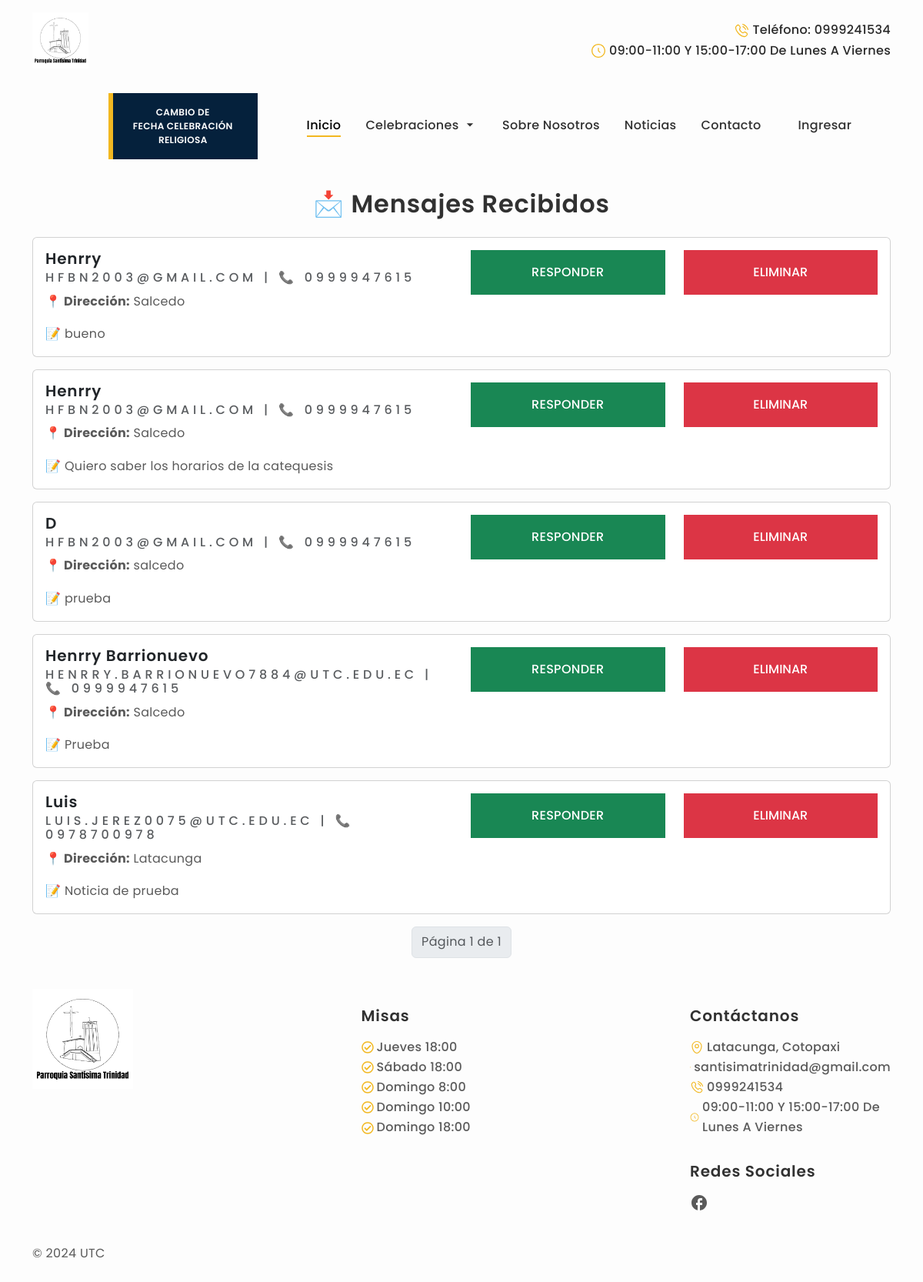
Page /mensajes/ on the earlier database version.
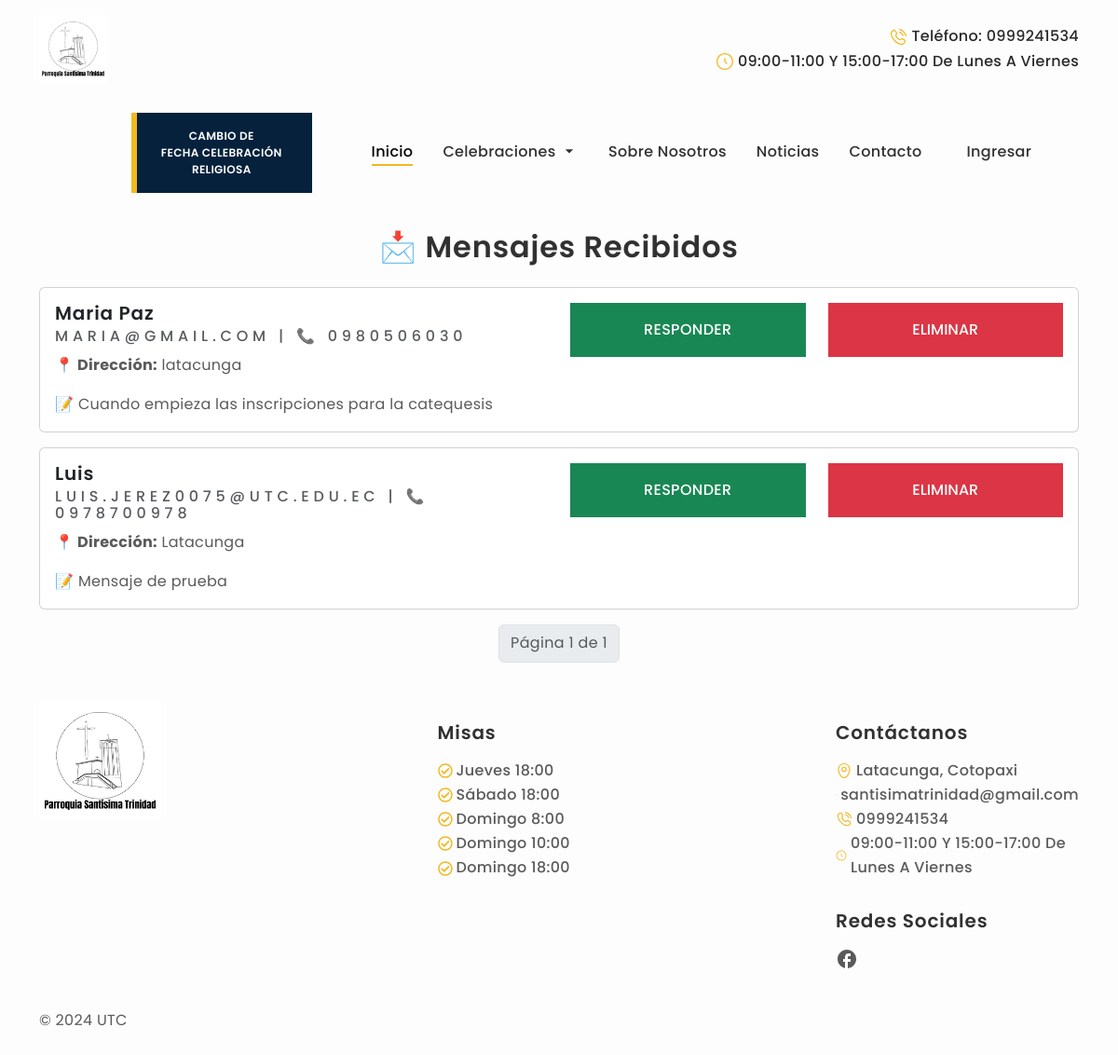
Same page on the later database version.
### Apps/web/models.py (models this page shows, shortened)
class Mensaje(models.Model):
    id = models.AutoField(primary_key=True)
    name = models.CharField(max_length=200)
    email = models.EmailField()
    phone = models.CharField(max_length=10)
    address = models.TextField()
    message = models.TextField()

### Apps/web/views.py (the view)
# urls.py: path('mensajes/', views.mensajes),
def mensajes(request):
    mensajes = Mensaje.objects.all().order_by('-id')
    paginator = Paginator(mensajes, 5)
    page_number = request.GET.get('page')
    page_obj = paginator.get_page(page_number)
    return render(request, 'mensajes.html', {'page_obj': page_obj})

### Apps/web/templates/mensajes.html (shortened to what this page needs)
{% extends 'base.html' %}
{% block body %}
<div class="container mt-4">
    <h2 class="text-center mb-4">📩 Mensajes Recibidos</h2>
    {% for mensaje in page_obj %}
    <div class="card mb-3">
        <div class="card-body">
            <div class="row">
                <div class="col-md-6">
                    <h5 class="card-title">{{ mensaje.name }}</h5>
                    <h6 class="card-subtitle mb-2 text-muted">{{ mensaje.email }} | 📞 {{ mensaje.phone }}</h6>
                    <p class="card-text"><strong>📍 Dirección:</strong> {{ mensaje.address }}</p>
                    <p class="card-text">📝 {{ mensaje.message }}</p>
                </div>
                <div class="col-md-6">
                    <div class="row">
                        <div class="col-md-6">
                            <a href="mailto:{{mensaje.email}}" class="btn btn-success w-100">Responder</a>
                        </div>
                        <div class="col-md-6">
                            <form action="/mensajes/eliminar/{{mensaje.id}}" method="post">
                                <button type="submit" class="btn btn-danger w-100"
                                    onclick="return confirm('Seguro deseas eliminar el mensaje?')">Eliminar</button>
                            </form>
                        </div>
                    </div>
                </div>
            </div>
        </div>
    </div>
    {% empty %}
    <p class="text-center">No hay mensajes disponibles.</p>
    {% endfor %}
    <nav>
        <ul class="pagination justify-content-center">
            <li class="page-item disabled">
                <span class="page-link">Página {{ page_obj.number }} de {{ page_obj.paginator.num_pages }}</span>
            </li>
        </ul>
    </nav>
</div>
{% endblock %}

### Apps/web/templates/base.html (shortened to what this page needs)
{% load static %}
<!DOCTYPE html>
<html lang="es">
<head>
    <link rel="stylesheet" type="text/css" href="{% static 'css\bootstrap.min.css' %}">
    <link rel="stylesheet" type="text/css" href="{% static 'css\vendor.css' %}">
    <link rel="stylesheet" href="https://cdn.jsdelivr.net/npm/swiper@9/swiper-bundle.min.css" />
    <link rel="stylesheet" type="text/css" href="{% static 'style.css' %}">
    <link href="https://cdn.jsdelivr.net/npm/summernote@0.9.0/dist/summernote-lite.min.css" rel="stylesheet">
    <link rel="stylesheet" href="https://cdnjs.cloudflare.com/ajax/libs/izitoast/1.4.0/css/iziToast.min.css"
 />
    <link rel="stylesheet" href="https://cdn.datatables.net/2.2.1/css/dataTables.bootstrap5.css">
    <link rel="stylesheet" href="https://cdn.datatables.net/buttons/3.2.0/css/buttons.bootstrap5.css">
</head>
<header id="header">
    <nav class="header-top">
        <div class="container">
            <div class="d-flex justify-content-between align-items-center py-3">
                <a class="navbar-brand" href="/">
                    <img src="{% static 'images/main-logo.png' %}" class="logo img-fluid" width="15%">
                </a>
                <ul class="info d-flex flex-wrap justify-content-end align-items-center list-unstyled m-0">
                    <li class="phone text-black fw-medium text-capitalize d-flex align-items-center ms-4">
                        <svg class="text-primary me-1" width="20" height="20">
                            <use xlink:href="#phone"></use>
                        </svg> Teléfono: 0999241534
                    </li>
                    <li class="time text-black fw-medium text-capitalize d-flex align-items-center ms-4">
                        <svg class="text-primary me-1" width="20" height="20">
                            <use xlink:href="#clock"></use>
                        </svg> 09:00-11:00 y 15:00-17:00 de Lunes a Viernes
                    </li>
                </ul>
            </div>
        </div>
    </nav>
    <nav id="primary-header" class="navbar navbar-expand-lg py-3">
        <div class="container justify-content-end">
            <div class="header-bottom offcanvas offcanvas-end" id="bdNavbar" aria-labelledby="bdNavbarOffcanvasLabel">
                <div class="offcanvas-body align-items-center justify-content-center">
                    <ul class="navbar-nav mb-2 mb-lg-0 align-items-center">
                        <li class="nav-item px-5 py-1 py-lg-0">
                            <a href="/cambio/" class="btn btn-primary btn-slide hover-slide-right"
                                style="width:100%;font-size:12px">
                                <span>Cambio de</span>
                                <br>
                                <span>Fecha Celebración</span>
                                <br>
                                <span>Religiosa</span>
                            </a>
                        </li>
                        <li class="nav-item px-3 py-1 py-lg-0">
                            <a class="nav-link active p-0" aria-current="page" href="/">Inicio</a>
                        </li>
                        <li class="nav-item px-3 py-1 py-lg-0 dropdown">
                            <a class="nav-link p-0 dropdown-toggle" data-bs-toggle="dropdown" href="#" role="button"
                                aria-expanded="false">Celebraciones <svg width="20" height="20"
                                    style="vertical-align: sub;">
                                    <use xlink:href="#arrow-down"></use>
                                </svg></a>
                        </li>
                        <li class="nav-item px-3 py-1 py-lg-0">
                            <a class="nav-link p-0" href="/about/">Sobre Nosotros</a>
                        </li>
                        <li class="nav-item px-3 py-1 py-lg-0">
                            <a class="nav-link p-0" href="/news/">Noticias</a>
                        </li>
                        <li class="nav-item px-3 py-1 py-lg-0">
                            <a class="nav-link p-0" href="/contacto/">Contacto</a>
                        </li>
                        {% if user.is_authenticated %}
                        <li class="nav-item px-3 py-1 py-lg-0">
                            <a class="nav-link p-0" href="/mensajes/">Mensajes</a>
                        </li>
                        <li class="nav-item px-3 py-1 py-lg-0"></li>
                        <a class="nav-link p-0" href="/logout/">Salir</a>
                        </li>
                        {% else %}
                        <a class="nav-link p-0" href="/login/">Ingresar</a>
                        {% endif %}
                    </ul>
                </div>
            </div>
        </div>
    </nav>
</header>
<body>
    {% block body %}
    {% endblock %}
</body>
<footer id="footer">
    <div class="container pt-4">
        <div class="row flex-wrap justify-content-between">
            <div class="col-lg-3 col-md-6 pb-3">
                <div class="footer-menu">
                    <a class="navbar-brand" href="/">
                        <img src="{% static 'images/main-logo.png' %}" class="logo img-fluid img w-50">
                    </a>
                </div>
            </div>
            <div class="col-lg-3 col-md-6 pb-3">
                <div class="footer-menu">
                    <h5 class=" widget-title py-2 mt-3 fw-semibold">Misas</h5>
                    <ul class="menu-list d-flex flex-column list-unstyled">
                        <li class="fw-medium text-capitalize d-flex align-items-center">
                            <svg class="text-primary me-1" width="16" height="16">
                                <use xlink:href="#check-circle"></use>
                            </svg>Jueves 18:00
                        </li>
                        <li class="fw-medium text-capitalize d-flex align-items-center">
                            <svg class="text-primary me-1" width="16" height="16">
                                <use xlink:href="#check-circle"></use>
                            </svg>Sábado 18:00
                        </li>
                        <li class="fw-medium text-capitalize d-flex align-items-center">
                            <svg class="text-primary me-1" width="16" height="16">
                                <use xlink:href="#check-circle"></use>
                            </svg>Domingo 8:00
                        </li>
                        <li class="fw-medium text-capitalize d-flex align-items-center">
                            <svg class="text-primary me-1" width="16" height="16">
                                <use xlink:href="#check-circle"></use>
                            </svg>Domingo 10:00
                        </li>
                        <li class="fw-medium text-capitalize d-flex align-items-center">
                            <svg class="text-primary me-1" width="16" height="16">
                                <use xlink:href="#check-circle"></use>
                            </svg>Domingo 18:00
                        </li>
                    </ul>
                </div>
            </div>
            <div class="col-lg-3 col-md-6">
                <div class="footer-menu">
                    <h5 class=" widget-title py-2 mt-3 fw-semibold">Contáctanos</h5>
                    <ul class="menu-list d-flex flex-column list-unstyled">
                        <li class="fw-medium text-capitalize d-flex align-items-center">
                            <svg class="text-primary me-1" width="18" height="18">
                                <use xlink:href="#location"></use>
                            </svg>Latacunga, Cotopaxi
                        </li>
                        <li class="fw-medium d-flex align-items-center">
                            <a href="https://mail.google.com/mail/?view=cm&fs=1&to=santisimatrinidad@gmail.com" target="_blank">santisimatrinidad@gmail.com</a>
                        </li>
                        <li class="fw-medium text-capitalize d-flex align-items-center">
                            <svg class="text-primary me-1" width="18" height="18">
                                <use xlink:href="#phone"></use>
                            </svg>0999241534
                        </li>
                        <li class="fw-medium text-capitalize d-flex align-items-center">
                            <svg class="text-primary me-1" width="18" height="18">
                                <use xlink:href="#clock"></use>
                            </svg>09:00-11:00 y 15:00-17:00 de Lunes a Viernes
                        </li>
                    </ul>
                </div>
                <div class="footer-menu">
                    <h5 class=" widget-title py-2 mt-4 fw-semibold">Redes Sociales</h5>
                    <ul class="social-links d-flex flex-wrap list-unstyled">
                        <li class="social me-3">
                            <a href="https://www.facebook.com/parroquiasantisimatrinidad.lalagunalatacunga">
                                <svg class=" me-1" width="24" height="24">
                                    <use xlink:href="#facebook"></use>
                                </svg>
                            </a>
                        </li>
                    </ul>
                </div>
            </div>
        </div>
    </div>
    <div class="container">
        <div class="footer-bottom d-md-flex justify-content-between py-4">
            <p class=" mb-0">© 2024 UTC</p>
        </div>
    </div>
</footer>
<link rel="stylesheet" href="https://cdnjs.cloudflare.com/ajax/libs/font-awesome/6.7.2/css/all.min.css"
 />
</html>

### static/style.css (style rules this page uses)
:root { --primary-color: #F2B821; --secondary-color: #05213C; --black-color: #292929; --light-black-color: #343536; --dark-color: #313131; --body-color: #5A5A5A; --gray-color: #777F81; --light-color: #fdfdfd; --bs-gray-100: #F6F6F6; --bs-gray-300: #DCDCDC; --bs-primary-text-emphasis: var(--primary-color); --bs-body-color-rgb: 90, 90, 90; --bs-light-rgb: rgba(255, 255, 255, 1); --bs-dark-rgb: 41, 41, 41; --bs-primary-rgb: 178, 142, 113; }
:root { --heading-font: "Poppins", sans-serif; --body-font: "Poppins", sans-serif; }
*, *::before, *::after { -webkit-box-sizing: border-box; -moz-box-sizing: border-box; box-sizing: border-box; }
html { box-sizing: border-box; }
body { background-color: var(--light-color); font-family: var(--body-font); font-size: 16px; font-weight: 400; line-height: 164%; letter-spacing: 0.32px; color: var(--body-color); margin: 0; }
p { color: var(--body-color); }
a { color: inherit; text-decoration: none; transition: 0.3s ease-in-out; }
.text-primary { color: var(--primary-color) !important; }
.text-black { color: var(--black-color) !important; }
h1, h2, h3, h4, h5, h6 { color: var(--dark-color); font-family: var(--heading-font); text-transform: capitalize; font-weight: 600; letter-spacing: 0.84px; line-height: 115%; }
h6 { font-weight: 500; text-transform: uppercase; letter-spacing: 0.3rem; }
.btn { --bs-btn-padding-x: 2rem; --bs-btn-padding-y: 1rem; --bs-btn-font-size: 1rem; --bs-btn-font-weight: 500; text-transform: uppercase; border-radius: 0px; transition: all 0.5s ease-in-out; }
.btn-primary { --bs-btn-color: var(--light-color); --bs-btn-bg: var(--primary-color); --bs-btn-border-color: var(--primary-color); --bs-btn-hover-color: var(--light-color); --bs-btn-hover-bg: var(--primary-color); --bs-btn-hover-border-color: var(--primary-color); --bs-btn-focus-shadow-rgb: 49, 132, 253; --bs-btn-active-color: var(--light-color); --bs-btn-active-bg: var(--primary-color); --bs-btn-active-border-color: var(--primary-color); --bs-btn-active-shadow: inset 0 3px 5px rgba(0, 0, 0, 0.125); --bs-btn-disabled-color: var(--light-color); --bs-btn-disabled-bg: var(--primary-color); --bs-btn-disabled-border-color: var(--primary-color); }
.btn-slide { position: relative; display: inline-block; border: none; cursor: pointer; background-color: var(--secondary-color); }
.btn-slide.hover-slide-right::before { top: 0; bottom: 0; left: 0; height: 100%; width: 3%; position: absolute; content: ""; background-color: var(--primary-color); transition: 0.3s ease-in-out; }
.btn-slide span { position: relative; display: inline-block; top: 0; left: 0; width: 100%; transition: 0.3s; font-weight: 600; }
.dropdown-toggle::after { border: none; margin-left: 0em; vertical-align: 0em; }
.pagination { --bs-pagination-color: var(--black-color); --bs-pagination-hover-color: #fff; --bs-pagination-hover-bg: var(--primary-color); --bs-pagination-hover-border-color: var(--primary-color); --bs-pagination-focus-color: #fff; --bs-pagination-focus-bg: var(--primary-color); --bs-pagination-focus-box-shadow: none; --bs-pagination-active-bg: var(--primary-color); --bs-pagination-active-border-color: var(--primary-color); }
a.nav-link { text-transform: capitalize; font-weight: 500; color: var(--dark-color); font-family: var(--heading-font); transition: all 0.3s ease-in-out; }
a.nav-link::after { content: ""; text-align: center; display: block; width: 0; height: 2px; background: var(--primary-color); transition: width 0.9s; }
a.nav-link.active::after, a.nav-link:focus::after, a.nav-link:hover::after { width: 100%; transition: width 0.9s; }

Differences in the rows shown:
removed Mensaje: name "Henrry", email "HFBN2003@GMAIL.COM", phone "0999947615", address "Salcedo", message "bueno"
removed Mensaje: name "Henrry", email "HFBN2003@GMAIL.COM", phone "0999947615", address "Salcedo", message "Quiero saber los horarios de la catequesis"
removed Mensaje: name "D", email "HFBN2003@GMAIL.COM", phone "0999947615", address "salcedo", message "prueba"
removed Mensaje: name "Henrry Barrionuevo", email "HENRRY.BARRIONUEVO7884@UTC.EDU.EC", phone "0999947615", address "Salcedo", message "Prueba"
added Mensaje: name "Maria Paz", email "MARIA@GMAIL.COM", phone "0980506030", address "latacunga", message "Cuando empieza las inscripciones para la catequesis"
changed Mensaje "Luis": message "Noticia de prueba" → "Mensaje de prueba"
